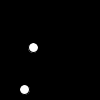
Frame 1 (no input)
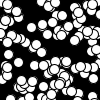
Frame 60 (the mouse pressed at the canvas centre just before this capture)
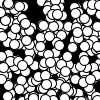
Frame 120 (the mouse held since frame 60 and released just before this capture)

The Processing sketch that drew these frames (run headless with seeded random() and noise(); from frame 60 on, the mouse is pressed at the canvas centre):

// Processing sketch: sketch_1000lines
// ── sketch_1000lines.pde
int x = width/2; // set x to width at center
int y = height/2; // set y to height at center
float a = random(99, 191); // set to random
float b = random(x-1, y+1); 
float c = random(0, 110);
void setup(){
  size(100, 100); // set dimension
  background(0); // set background color
}
void draw(){
  circle(random(c), random(c), 10); // set to random at size 10 
  circle(random(c), random(c), 10);  
}
